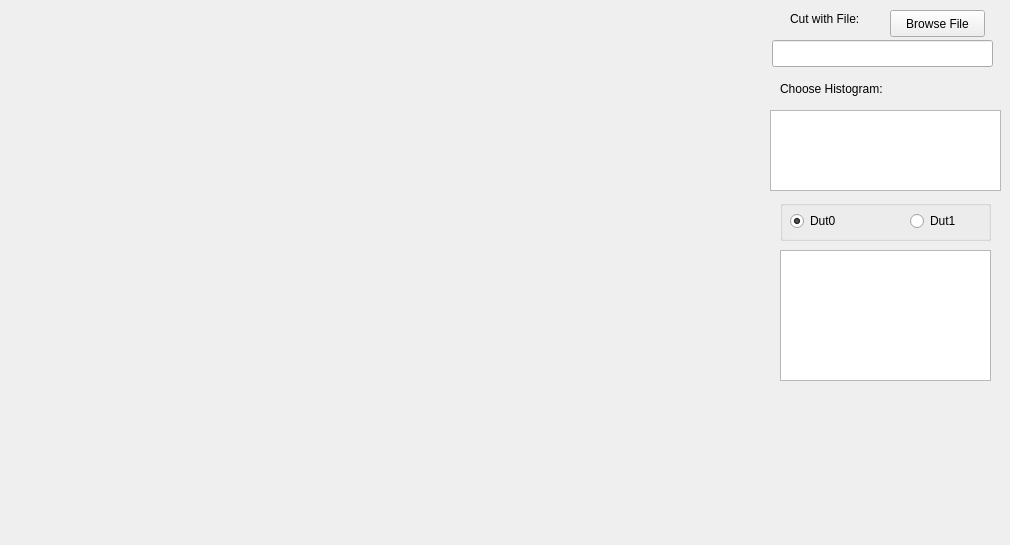
   <widget class="QWidget" name="cellT">
    <attribute name="title">
     <string>Manual Cell Selection</string>
    </attribute>
    <widget class="PixelMatrixCut" name="pixelCutMatrixW" native="true">
     <property name="geometry">
      <rect>
       <x>0</x>
       <y>0</y>
       <width>771</width>
       <height>536</height>
      </rect>
     </property>
    </widget>
    <widget class="QListWidget" name="cutVarLW">
     <property name="geometry">
      <rect>
       <x>770</x>
       <y>110</y>
       <width>231</width>
       <height>81</height>
      </rect>
     </property>
     <property name="resizeMode">
      <enum>QListView::Adjust</enum>
     </property>
    </widget>
    <widget class="QLineEdit" name="cutFileLE">
     <property name="geometry">
      <rect>
       <x>772</x>
       <y>40</y>
       <width>221</width>
       <height>27</height>
      </rect>
     </property>
     <property name="readOnly">
      <bool>true</bool>
     </property>
    </widget>
    <widget class="QPushButton" name="cutFilePB">
     <property name="geometry">
      <rect>
       <x>890</x>
       <y>10</y>
       <width>95</width>
       <height>27</height>
      </rect>
     </property>
     <property name="text">
      <string>Browse File</string>
     </property>
    </widget>
    <widget class="QLabel" name="label_7">
     <property name="geometry">
      <rect>
       <x>790</x>
       <y>10</y>
       <width>91</width>
       <height>17</height>
      </rect>
     </property>
     <property name="text">
      <string>Cut with File:</string>
     </property>
    </widget>
    <widget class="QLabel" name="label_8">
     <property name="geometry">
      <rect>
       <x>780</x>
       <y>80</y>
       <width>191</width>
       <height>17</height>
      </rect>
     </property>
     <property name="text">
      <string>Choose Histogram:</string>
     </property>
    </widget>
    <widget class="QGroupBox" name="groupBox">
     <property name="geometry">
      <rect>
       <x>780</x>
       <y>200</y>
       <width>211</width>
       <height>41</height>
      </rect>
     </property>
     <property name="title">
      <string/>
     </property>
     <widget class="QRadioButton" name="cutDut0RB">
      <property name="geometry">
       <rect>
        <x>10</x>
        <y>10</y>
        <width>71</width>
        <height>22</height>
       </rect>
      </property>
      <property name="text">
       <string>Dut0</string>
      </property>
      <property name="checked">
       <bool>true</bool>
      </property>
     </widget>
     <widget class="QRadioButton" name="cutDut1RB">
      <property name="geometry">
       <rect>
        <x>130</x>
        <y>10</y>
        <width>71</width>
        <height>22</height>
       </rect>
      </property>
      <property name="text">
       <string>Dut1</string>
      </property>
     </widget>
    </widget>
    <widget class="QTextEdit" name="cutDescriptionTE">
     <property name="geometry">
      <rect>
       <x>780</x>
       <y>250</y>
       <width>211</width>
       <height>131</height>
      </rect>
     </property>
     <property name="readOnly">
      <bool>true</bool>
     </property>
    </widget>
   </widget>
